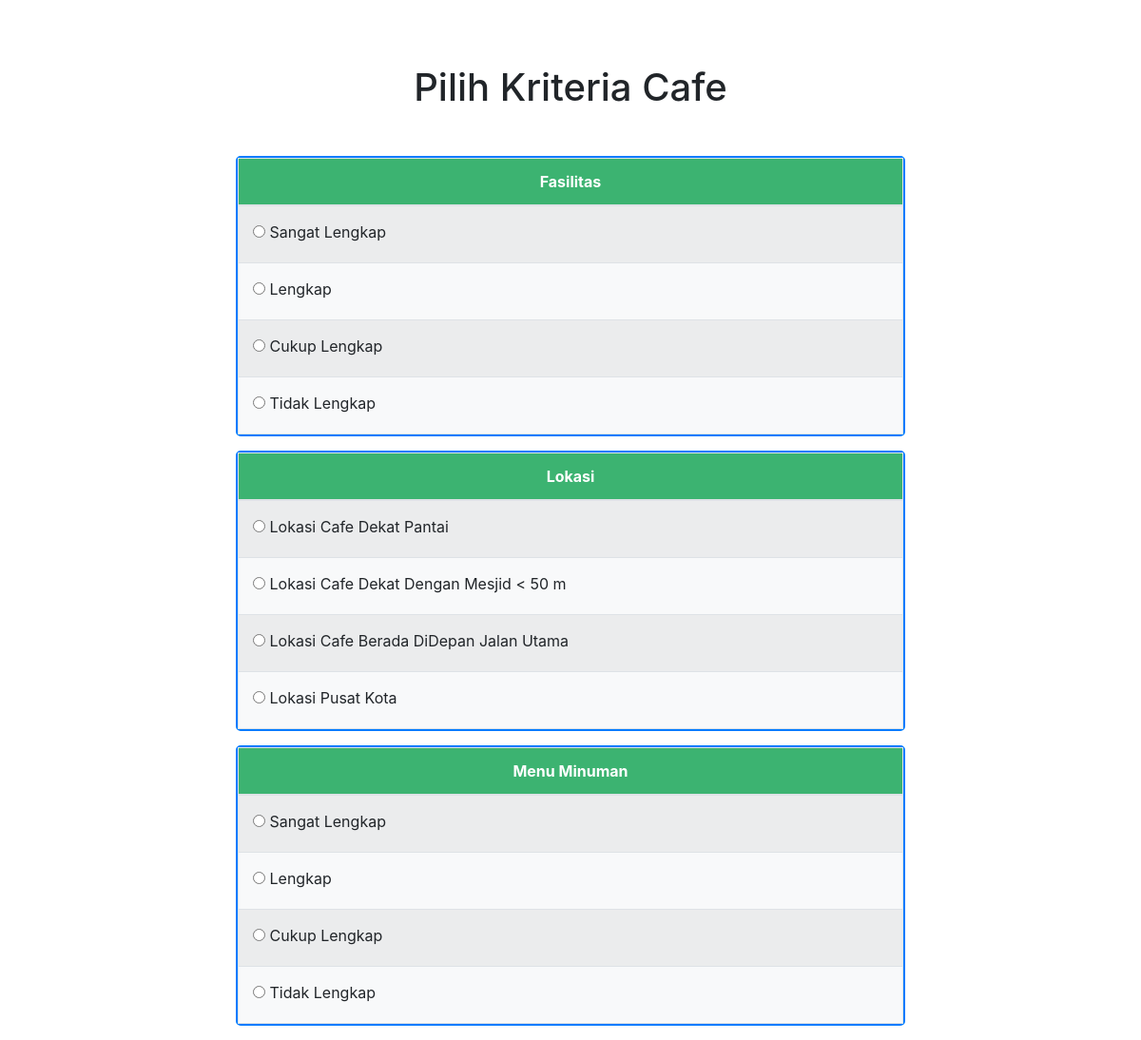
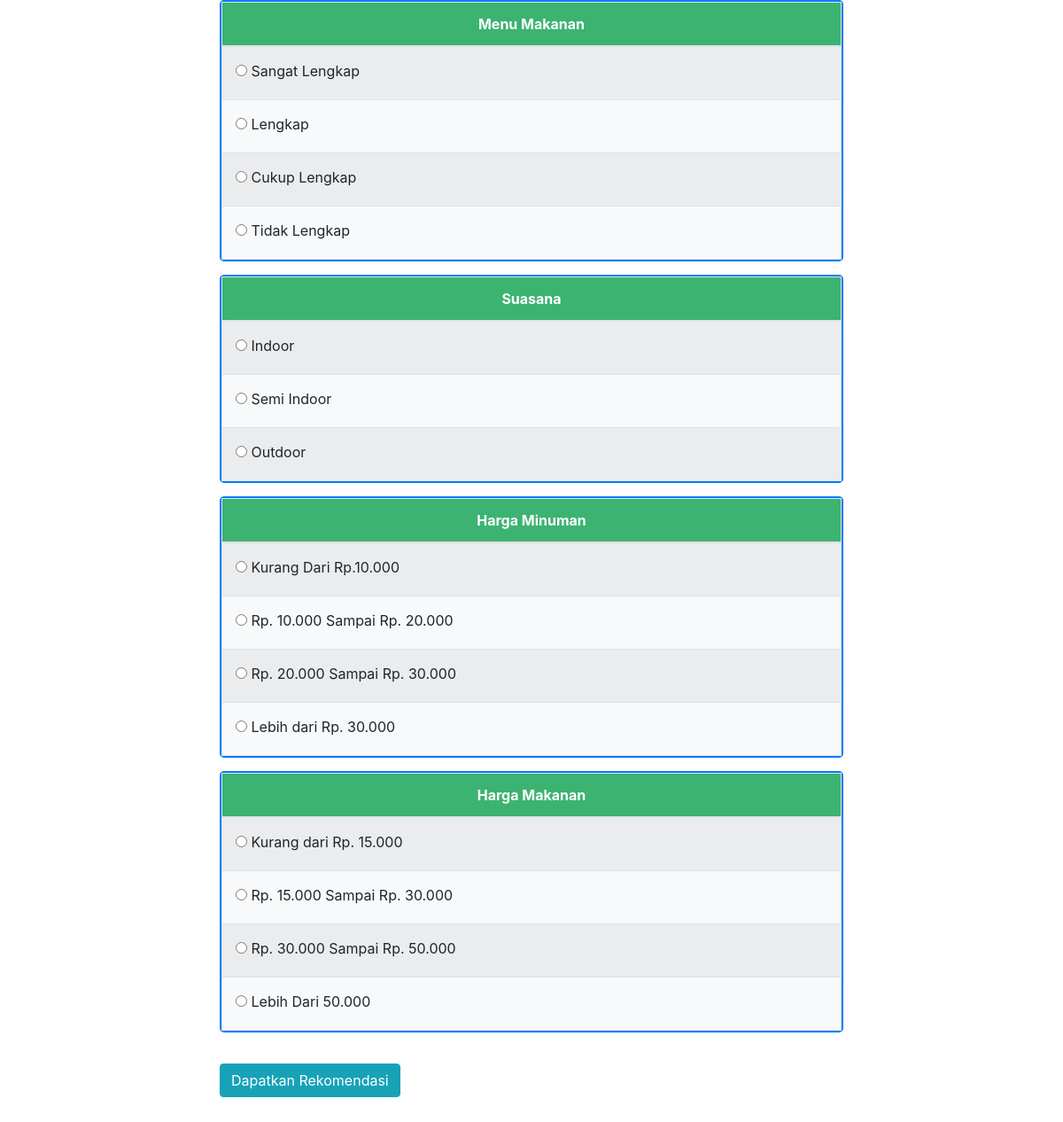
The app's page /pilihkriteria.php with its own data (2 pictures, top to bottom).
### tables this page shows
CREATE TABLE IF NOT EXISTS `sub_kriteria` (
  `id_sub_kriteria` int(11) NOT NULL AUTO_INCREMENT,
  `kriteria_id` int(11) DEFAULT NULL,
  `nm_sub` varchar(100) DEFAULT NULL,
  `nilai` float DEFAULT NULL,
  `keterangan` longtext,
  PRIMARY KEY (`id_sub_kriteria`) USING BTREE,
  KEY `kriteria_id` (`kriteria_id`) USING BTREE,
  CONSTRAINT `kriteria_id` FOREIGN KEY (`kriteria_id`) REFERENCES `kriteria` (`kriteria_id`) ON DELETE CASCADE
);

### pilihkriteria.php (the view, shortened to what this page needs)
<?php
require 'proses/koneksi.php';
?>
<!DOCTYPE html>
<html lang="en">
<head>
    <link href="https://maxcdn.bootstrapcdn.com/bootstrap/4.5.2/css/bootstrap.min.css" rel="stylesheet">
</head>
<body>
    <div class="container form-container p-5">
        <h1 class="text-center">Pilih Kriteria Cafe</h1>
        <form class="my-5 mx-auto " action="user_index.php?page=hasil_rekomendasi" method="post">
            <?php
            $query = "SELECT kriteria.kriteria_id, kriteria.nama_kriteria, sub_kriteria.id_sub_kriteria, sub_kriteria.nm_sub, sub_kriteria.nilai
                          FROM kriteria
                          JOIN sub_kriteria ON kriteria.kriteria_id = sub_kriteria.kriteria_id";
            $result = $conn->query($query);
            $kriteria = [];
            while ($row = $result->fetch_assoc()) {
                $kriteria[$row['kriteria_id']]['nama_kriteria'] = $row['nama_kriteria'];
                $kriteria[$row['kriteria_id']]['sub_kriteria'][] = $row;
            }
            foreach ($kriteria as $kriteria_id => $data) {
                echo "<div class='criteria-row'>";
                echo "<table class='table table-striped table-bordered mb-0'>";
                echo "<thead><tr><th colspan='2'>{$data['nama_kriteria']}</th></tr></thead>";
                echo "<tbody>";
                foreach ($data['sub_kriteria'] as $sub) {
                    echo "<tr>
                            <td>
                                <label>
                                    <input type='radio' name='kriteria_{$kriteria_id}' value='{$sub['nilai']}' required>
                                    {$sub['nm_sub']}
                                </label>
                            </td>
                          </tr>";
                }
                echo "</tbody></table></div>";
            }
            ?>
            <button class="btn btn-info btn-submit" type="submit">Dapatkan Rekomendasi</button>
        </form>
    </div>
</body>
</html>

### pilihkriteria.php (style rules this page uses)
.form-container { margin: 20px auto; max-width: 800px; }
.criteria-row { border: 2px solid #007bff; border-radius: 5px; background-color: #f8f9fa; margin-bottom: 15px; }
.criteria-row th { background-color: #3cb371; color: white; text-align: center; }
.criteria-row td { padding: 15px; }
.criteria-row label { display: block; margin-bottom: 5px; }
.btn-submit { margin-top: 20px; }

### records on screen
sub_kriteria: nm_sub "Sangat Lengkap"
sub_kriteria: nm_sub "Lengkap"
sub_kriteria: nm_sub "Cukup Lengkap"
sub_kriteria: nm_sub "Tidak Lengkap"
sub_kriteria: nm_sub "Lokasi Cafe Dekat Pantai"
sub_kriteria: nm_sub "Lokasi Cafe Dekat Dengan Mesjid < 50 m"
sub_kriteria: nm_sub "Lokasi Cafe Berada DiDepan Jalan Utama"
sub_kriteria: nm_sub "Lokasi Pusat Kota"
sub_kriteria: nm_sub "Sangat Lengkap"
sub_kriteria: nm_sub "Lengkap"
sub_kriteria: nm_sub "Cukup Lengkap"
sub_kriteria: nm_sub "Tidak Lengkap"
sub_kriteria: nm_sub "Sangat Lengkap"
sub_kriteria: nm_sub "Lengkap"
sub_kriteria: nm_sub "Cukup Lengkap"
sub_kriteria: nm_sub "Tidak Lengkap"
sub_kriteria: nm_sub "Indoor"
sub_kriteria: nm_sub "Semi Indoor"
sub_kriteria: nm_sub "Outdoor"
sub_kriteria: nm_sub "Kurang Dari Rp.10.000"
sub_kriteria: nm_sub "Rp. 10.000 Sampai Rp. 20.000"
sub_kriteria: nm_sub "Rp. 20.000 Sampai Rp. 30.000"
sub_kriteria: nm_sub "Lebih dari Rp. 30.000"
sub_kriteria: nm_sub "Kurang dari Rp. 15.000"
sub_kriteria: nm_sub "Rp. 15.000 Sampai Rp. 30.000"
sub_kriteria: nm_sub "Rp. 30.000 Sampai Rp. 50.000"
sub_kriteria: nm_sub "Lebih Dari 50.000"

### other values on screen
$data['nama_kriteria'] "Fasilitas"
$data['nama_kriteria'] "Lokasi"
$data['nama_kriteria'] "Menu Minuman"
$data['nama_kriteria'] "Menu Makanan"
$data['nama_kriteria'] "Suasana"
$data['nama_kriteria'] "Harga Minuman"
$data['nama_kriteria'] "Harga Makanan"
